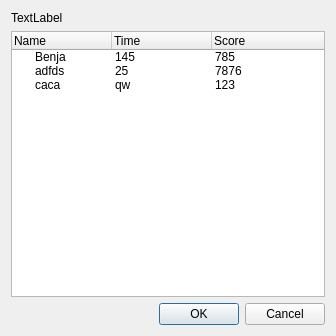
<?xml version="1.0" encoding="UTF-8"?>
<ui version="4.0">
 <class>Form</class>
 <widget class="QWidget" name="Form">
  <property name="geometry">
   <rect>
    <x>0</x>
    <y>0</y>
    <width>336</width>
    <height>336</height>
   </rect>
  </property>
  <property name="windowTitle">
   <string>Form</string>
  </property>
  <layout class="QHBoxLayout" name="horizontalLayout">
   <item>
    <layout class="QVBoxLayout" name="verticalLayout">
     <item>
      <widget class="QLabel" name="label">
       <property name="text">
        <string>TextLabel</string>
       </property>
      </widget>
     </item>
     <item>
      <widget class="QTreeWidget" name="treeWidget">
       <column>
        <property name="text">
         <string>Name</string>
        </property>
       </column>
       <column>
        <property name="text">
         <string>Time</string>
        </property>
       </column>
       <column>
        <property name="text">
         <string>Score</string>
        </property>
       </column>
       <item>
        <property name="text">
         <string>Benja</string>
        </property>
        <property name="text">
         <string>145</string>
        </property>
        <property name="text">
         <string>785</string>
        </property>
       </item>
       <item>
        <property name="text">
         <string>adfds</string>
        </property>
        <property name="text">
         <string>25</string>
        </property>
        <property name="text">
         <string>7876</string>
        </property>
       </item>
       <item>
        <property name="text">
         <string>caca</string>
        </property>
        <property name="text">
         <string>qw</string>
        </property>
        <property name="text">
         <string>123</string>
        </property>
       </item>
      </widget>
     </item>
     <item>
      <widget class="QDialogButtonBox" name="buttonBox">
       <property name="standardButtons">
        <set>QDialogButtonBox::Cancel|QDialogButtonBox::Ok</set>
       </property>
      </widget>
     </item>
    </layout>
   </item>
  </layout>
 </widget>
 <resources/>
 <connections/>
</ui>
